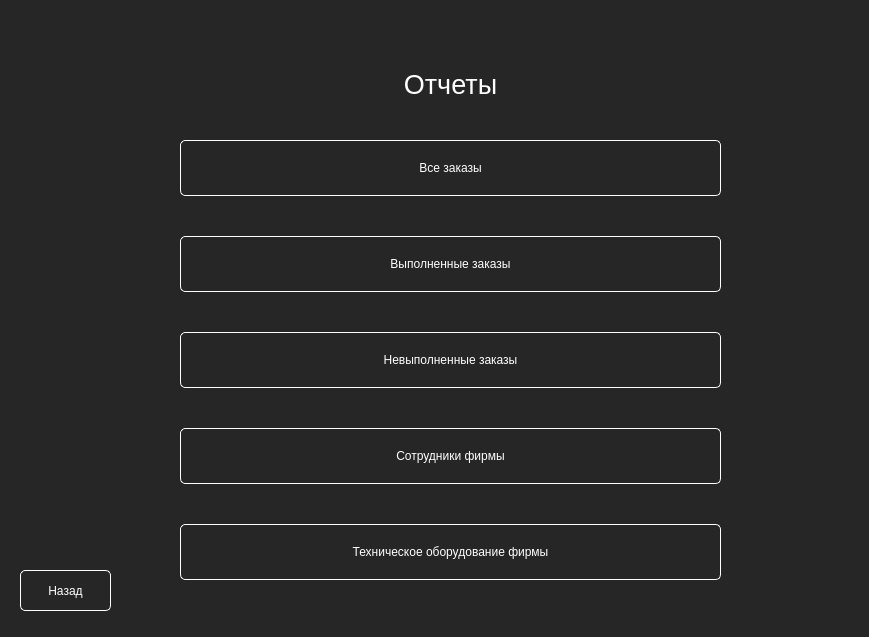
<?xml version="1.0" encoding="UTF-8"?>
<ui version="4.0">
 <class>Form</class>
 <widget class="QWidget" name="Form">
  <property name="geometry">
   <rect>
    <x>0</x>
    <y>0</y>
    <width>869</width>
    <height>637</height>
   </rect>
  </property>
  <property name="windowTitle">
   <string>Form</string>
  </property>
  <property name="styleSheet">
   <string notr="true">QWidget {
	background: #262626;
	color: white;
	selection-background-color: #2cde85;
	selection-color: black;
}


QPushButton {
	border-radius: 5px;
	border: 1px solid white;
	color: white;
}

QPushButton::hover {
	background: #2cde85;	
	color: black;
	border: none;

}

QFrame#frame {
	/*background-color: white;*/
	border: 1px solid white;
}


QLineEdit {
	min-height: 20px;
	border: 1px solid white;
}</string>
  </property>
  <widget class="QWidget" name="verticalLayoutWidget">
   <property name="geometry">
    <rect>
     <x>180</x>
     <y>30</y>
     <width>541</width>
     <height>591</height>
    </rect>
   </property>
   <layout class="QVBoxLayout" name="verticalLayout">
    <property name="spacing">
     <number>1</number>
    </property>
    <item>
     <widget class="QLabel" name="label">
      <property name="sizePolicy">
       <sizepolicy hsizetype="Preferred" vsizetype="Fixed">
        <horstretch>0</horstretch>
        <verstretch>0</verstretch>
       </sizepolicy>
      </property>
      <property name="font">
       <font>
        <pointsize>20</pointsize>
       </font>
      </property>
      <property name="text">
       <string>Отчеты</string>
      </property>
      <property name="alignment">
       <set>Qt::AlignCenter</set>
      </property>
     </widget>
    </item>
    <item>
     <widget class="QPushButton" name="all_orders_btn">
      <property name="sizePolicy">
       <sizepolicy hsizetype="Minimum" vsizetype="Fixed">
        <horstretch>0</horstretch>
        <verstretch>0</verstretch>
       </sizepolicy>
      </property>
      <property name="minimumSize">
       <size>
        <width>0</width>
        <height>56</height>
       </size>
      </property>
      <property name="text">
       <string>Все заказы</string>
      </property>
     </widget>
    </item>
    <item>
     <widget class="QPushButton" name="finished_orders_btn">
      <property name="minimumSize">
       <size>
        <width>0</width>
        <height>56</height>
       </size>
      </property>
      <property name="text">
       <string>Выполненные заказы</string>
      </property>
     </widget>
    </item>
    <item>
     <widget class="QPushButton" name="unfinished_orders_btn">
      <property name="minimumSize">
       <size>
        <width>0</width>
        <height>56</height>
       </size>
      </property>
      <property name="text">
       <string>Невыполненные заказы</string>
      </property>
     </widget>
    </item>
    <item>
     <widget class="QPushButton" name="employees_btn">
      <property name="minimumSize">
       <size>
        <width>0</width>
        <height>56</height>
       </size>
      </property>
      <property name="text">
       <string>Сотрудники фирмы</string>
      </property>
     </widget>
    </item>
    <item>
     <widget class="QPushButton" name="hardware_btn">
      <property name="minimumSize">
       <size>
        <width>0</width>
        <height>56</height>
       </size>
      </property>
      <property name="text">
       <string>Техническое оборудование фирмы</string>
      </property>
     </widget>
    </item>
   </layout>
  </widget>
  <widget class="QPushButton" name="back_btn">
   <property name="geometry">
    <rect>
     <x>20</x>
     <y>570</y>
     <width>91</width>
     <height>41</height>
    </rect>
   </property>
   <property name="text">
    <string>Назад</string>
   </property>
  </widget>
 </widget>
 <resources/>
 <connections/>
</ui>
